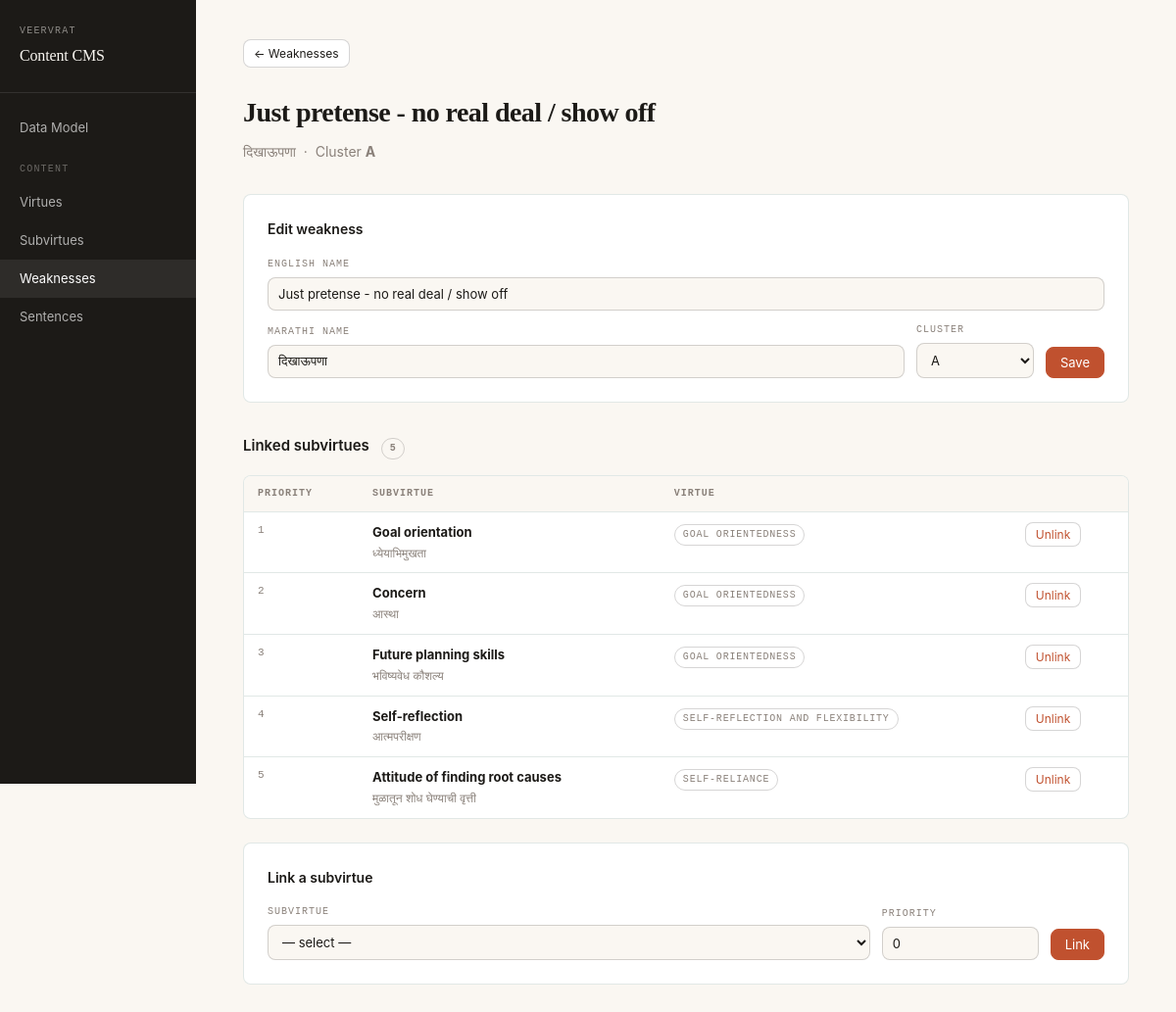
The app's page /weaknesses/1 with its own data.
### tables this page shows
CREATE TABLE weakness (
            id       INTEGER PRIMARY KEY AUTOINCREMENT,
            name_en  TEXT NOT NULL UNIQUE,
            name_mr  TEXT,
            category TEXT CHECK(category IN ('A','B','C'))
        );

CREATE TABLE weakness_subvirtue (
            weakness_id   INTEGER NOT NULL REFERENCES weakness(id) ON DELETE CASCADE,
            subvirtue_id  INTEGER NOT NULL REFERENCES subvirtue(id) ON DELETE CASCADE,
            priority      INTEGER DEFAULT 0,
            PRIMARY KEY (weakness_id, subvirtue_id)
        );

CREATE TABLE subvirtue (
            id          INTEGER PRIMARY KEY AUTOINCREMENT,
            name_en     TEXT NOT NULL UNIQUE,
            name_mr     TEXT,
            virtue_id   INTEGER NOT NULL REFERENCES virtue(id) ON DELETE RESTRICT
        );

CREATE TABLE virtue (
            id      INTEGER PRIMARY KEY AUTOINCREMENT,
            name_en TEXT NOT NULL UNIQUE,
            name_mr TEXT
        );

### main.py (the view)
@app.get("/weaknesses/{wid}", response_class=HTMLResponse)
def view_weakness(request: Request, wid: int, msg: str = ""):
    db = get_db()
    weakness = db.execute("SELECT * FROM weakness WHERE id=?", (wid,)).fetchone()
    if not weakness:
        raise HTTPException(404)
    linked_svs = db.execute("""
        SELECT sv.*, v.name_en AS virtue_name, ws.priority
        FROM weakness_subvirtue ws
        JOIN subvirtue sv ON sv.id = ws.subvirtue_id
        JOIN virtue v ON v.id = sv.virtue_id
        WHERE ws.weakness_id = ?
        ORDER BY ws.priority, sv.name_en
    """, (wid,)).fetchall()
    all_svs = db.execute("""
        SELECT sv.*, v.name_en AS virtue_name FROM subvirtue sv
        JOIN virtue v ON v.id = sv.virtue_id
        ORDER BY v.name_en, sv.name_en
    """).fetchall()
    db.close()
    return templates.TemplateResponse(request, "weakness_detail.html", {
        "weakness": weakness,
        "linked_svs": linked_svs, "all_svs": all_svs, "msg": msg
    })

### templates/weakness_detail.html (shortened to what this page needs)
{% extends "base.html" %}
{% block content %}
<div style="margin-bottom:24px;">
  <a href="/weaknesses" class="btn btn-sm">← Weaknesses</a>
</div>
<div class="page-head">
  <h1>{{ weakness.name_en }}</h1>
  <p>{{ weakness.name_mr or '' }} &nbsp;·&nbsp; Cluster <strong>{{ weakness.category }}</strong></p>
</div>
<div class="form-card">
  <h3>Edit weakness</h3>
  <form method="post" action="/weaknesses/{{ weakness.id }}/edit">
    <div class="form-row">
      <div class="field field-full"><label>English name</label><input name="name_en" value="{{ weakness.name_en }}" required></div>
      <div class="field"><label>Marathi name</label><input name="name_mr" value="{{ weakness.name_mr or '' }}"></div>
      <div class="field" style="min-width:100px;max-width:120px;"><label>Cluster</label>
        <select name="category">
          <option value="A" {% if weakness.category=='A' %}selected{% endif %}>A</option>
        </select>
      </div>
      <button type="submit" class="btn btn-primary">Save</button>
    </div>
  </form>
</div>
<div class="section-head">
  <h2>Linked subvirtues <span class="badge" style="margin-left:8px;">{{ linked_svs | length }}</span></h2>
</div>
{% if linked_svs %}
<div class="table-wrap" style="margin-bottom:24px;">
  <table>
    <thead><tr><th>Priority</th><th>Subvirtue</th><th>Virtue</th><th></th></tr></thead>
    <tbody>
    {% for sv in linked_svs %}
    <tr>
      <td style="font-family:var(--mono);font-size:11px;color:var(--muted);">{{ sv.priority }}</td>
      <td><strong>{{ sv.name_en }}</strong><br><span style="color:var(--muted);font-size:12px;">{{ sv.name_mr or '' }}</span></td>
      <td><span class="badge">{{ sv.virtue_name }}</span></td>
      <td>
        <form method="post" action="/weaknesses/{{ weakness.id }}/unlink-subvirtue/{{ sv.id }}" style="display:inline">
          <button type="submit" class="btn btn-sm btn-danger">Unlink</button>
        </form>
      </td>
    </tr>
    {% endfor %}
    </tbody>
  </table>
</div>
{% else %}
<p style="color:var(--muted);margin-bottom:24px;">No subvirtues linked yet.</p>
{% endif %}
<div class="form-card">
  <h3>Link a subvirtue</h3>
  <form method="post" action="/weaknesses/{{ weakness.id }}/link-subvirtue">
    <div class="form-row">
      <div class="field" style="flex:2;"><label>Subvirtue</label>
        <select name="subvirtue_id" required>
          <option value="">— select —</option>
        </select>
      </div>
      <div class="field" style="max-width:100px;"><label>Priority</label><input name="priority" type="number" value="0" min="0"></div>
      <button type="submit" class="btn btn-primary">Link</button>
    </div>
  </form>
</div>
{% endblock %}

### static/style.css (style rules this page uses)
:root { --bg: #FAF7F2; --fg: #1C1A17; --accent: #C0512F; --accent-2: #2F5B4F; --muted: #8A817A; --surface: #fff; --border: rgba(47,91,79,0.14); --border-strong: rgba(28,26,23,0.18); --radius: 8px; --mono: 'JetBrains Mono', ui-monospace, Menlo, monospace; --serif: Georgia, serif; }
*, *::before, *::after { box-sizing: border-box; margin: 0; padding: 0; }
html, body { background: var(--bg); color: var(--fg); font-family: -apple-system, BlinkMacSystemFont, 'Segoe UI', system-ui, sans-serif; font-size: 15px; line-height: 1.6; }
.page-head { margin-bottom: 32px; }
.page-head h1 { font-family: var(--serif); font-size: 28px; letter-spacing: -0.02em; margin-bottom: 6px; }
.page-head p { color: var(--muted); font-size: 14px; }
.table-wrap { background: var(--surface); border: 1px solid var(--border); border-radius: var(--radius); overflow: hidden; margin-bottom: 24px; }
table { width: 100%; border-collapse: collapse; font-size: 13px; }
th { text-align: left; padding: 10px 14px; font-family: var(--mono); font-size: 10px; text-transform: uppercase; letter-spacing: 0.1em; color: var(--muted); border-bottom: 1px solid var(--border); background: var(--bg); }
td { padding: 10px 14px; border-bottom: 1px solid var(--border); vertical-align: top; }
tr:last-child td { border-bottom: none; }
.badge { display: inline-block; font-family: var(--mono); font-size: 10px; text-transform: uppercase; letter-spacing: 0.08em; padding: 2px 8px; border-radius: 999px; border: 1px solid var(--border-strong); color: var(--muted); }
.btn { display: inline-flex; align-items: center; gap: 6px; padding: 7px 14px; border-radius: var(--radius); border: 1px solid var(--border-strong); font-size: 13px; font-family: inherit; cursor: pointer; text-decoration: none; background: var(--surface); color: var(--fg); transition: all 0.12s; }
.btn-primary { background: var(--accent); color: #fff; border-color: var(--accent); }
.btn-sm { padding: 4px 10px; font-size: 12px; }
.btn-danger { color: var(--accent); }
.form-card { background: var(--surface); border: 1px solid var(--border); border-radius: var(--radius); padding: 24px; margin-bottom: 24px; }
.form-card h3 { font-size: 14px; font-weight: 600; margin-bottom: 16px; }
.form-row { display: flex; gap: 12px; flex-wrap: wrap; align-items: flex-end; }
.field { display: flex; flex-direction: column; gap: 5px; flex: 1; min-width: 160px; }
.field label { font-family: var(--mono); font-size: 10px; text-transform: uppercase; letter-spacing: 0.1em; color: var(--muted); }
.field input, .field select, .field textarea { padding: 8px 10px; border: 1px solid var(--border-strong); border-radius: var(--radius); font-size: 13px; font-family: inherit; color: var(--fg); background: var(--bg); outline: none; transition: border-color 0.12s; }
.field-full { flex-basis: 100%; }
.section-head { display: flex; align-items: center; justify-content: space-between; margin: 32px 0 16px; }
.section-head h2 { font-size: 15px; font-weight: 600; }

### records on screen
weakness: name_en "Just pretense - no real deal / show off", name_mr "दिखाऊपणा", category "A"
weakness_subvirtue: priority "1", name_en "Goal orientation", name_mr "ध्येयाभिमुखता", virtue_name "GOAL ORIENTEDNESS"
weakness_subvirtue: priority "2", name_en "Concern", name_mr "आस्था", virtue_name "GOAL ORIENTEDNESS"
weakness_subvirtue: priority "3", name_en "Future planning skills", name_mr "भविष्यवेध कौशल्य", virtue_name "GOAL ORIENTEDNESS"
weakness_subvirtue: priority "4", name_en "Self-reflection", name_mr "आत्मपरीक्षण", virtue_name "SELF-REFLECTION AND FLEXIBILITY"
weakness_subvirtue: priority "5", name_en "Attitude of finding root causes", name_mr "मुळातून शोध घेण्याची वृत्ती", virtue_name "SELF-RELIANCE"

### other values on screen
{{ linked_svs | length }} "5"
